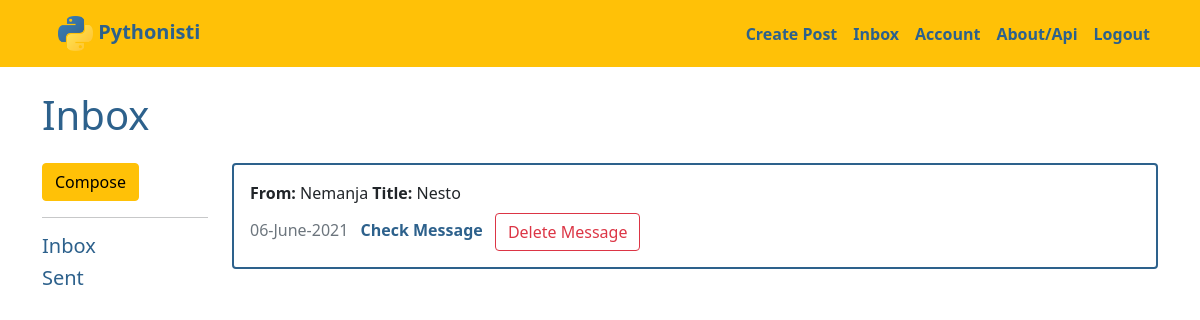
The page /mail/inbox (signed in) on the database as committed earlier.
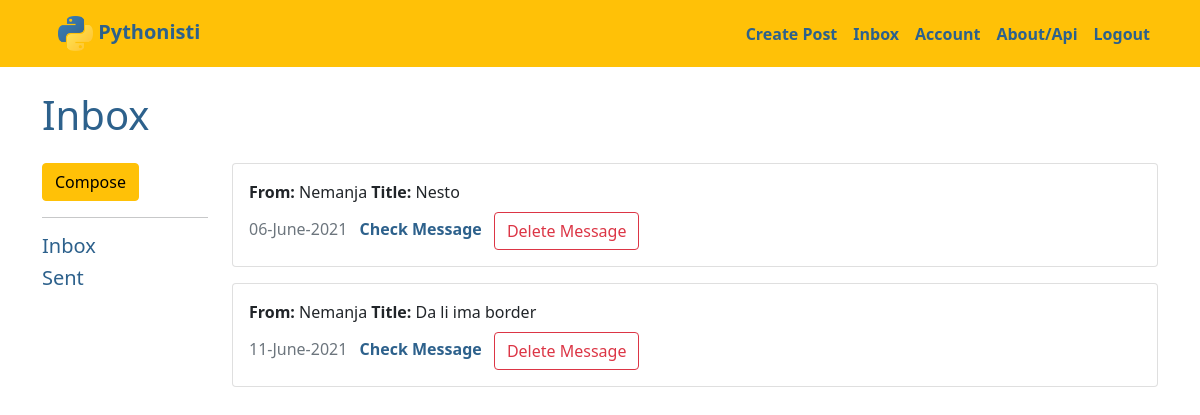
The same page on the database as committed later.
### myproject/models.py (models this page shows, shortened)
class Message(db.Model):
    __tablename__ = 'messages'
    id = db.Column(db.Integer, primary_key=True)
    title = db.Column(db.String(125), nullable=False, index=True)
    date = db.Column(db.DateTime, nullable=False, default=datetime.utcnow, index=True)
    text = db.Column(db.Text, nullable=False, index=True)
    seen = db.Column(db.Boolean, nullable=False, default=False, index=True)
    MESSAGE_VISIBLE_TO = db.Column(db.Integer, nullable=True)
    sender_id = db.Column(db.Integer, db.ForeignKey('users.id'), nullable=False)
    receiver_id = db.Column(db.Integer, db.ForeignKey('users.id'), nullable=False)

class User(db.Model, UserMixin):
    __tablename__ = 'users'
    id = db.Column(db.Integer, primary_key=True)
    profile_image = db.Column(db.String(255), nullable=False, default='default_profile.png')
    email = db.Column(db.String(64), unique=True, index=True)
    username = db.Column(db.String(64), unique=True, index=True, nullable=False)
    password_hash = db.Column(db.String(255), nullable=False, index=True)
    posts = db.relationship('Blog', backref='author', lazy=True, cascade="all, delete-orphan")
    comments = db.relationship('Comment', backref='comment_author', lazy=True, cascade="all, delete-orphan")
    send_messages = db.relationship(
        'Message',
        backref='sender',
        foreign_keys='Message.sender_id',
        lazy=True,
        cascade="save-update")
    receive_messages = db.relationship(
        'Message',
        backref='receiver',
        foreign_keys='Message.receiver_id',
        lazy=True,
        cascade="save-update")

### myproject/mail/views.py (the view)
@messages_blueprint.route('/inbox')
@login_required
def inbox():
    messages = Message.query.filter(and_(Message.receiver_id == current_user.id,
                                    Message.MESSAGE_VISIBLE_TO.isnot(current_user.id))).all()
    return render_template('inbox.html', messages=messages)

### myproject/models.py (called while the page is built)
@login_manager.user_loader
def load_user(user_id):
    return User.query.get(user_id)

### myproject/mail/templates/mail/inbox.html (shortened to what this page needs)
{% extends 'base.html' %}
{% block content %}
  <div class="jumbotron">
    <h1>Inbox</h1>
  </div>
<div class="row">
  <div class="col-md-2">
    <a href="{{ url_for('messages.create_message') }}" class="btn btn-warning">Compose</a>
    <hr>
    <a href="{{ url_for('messages.inbox') }}"><h5>Inbox</h5></a>
    <a href="{{ url_for('messages.sent_messages') }}"><h5>Sent</h5></a>
  </div>
    <div class="col-md-10">
      {% for message in messages %}
      {% if current_user.id == message.receiver.id %}
        {% if message.seen %}
        <div class="card mb-3" style="width: 100%;">
        {% else %}
        <div class="card mb-3" style="width: 100%; border:2px solid var(--dark_blue);">
        {% endif %}
          <div class="card-body">
            <p class="card-title"><strong>From: </strong>{{ message.sender.username|capitalize }} <strong>Title: </strong>{{ message.title|capitalize }}</p><label class="card-subtitle mb-2 text-muted">{{ message.date.strftime("%d-%B-%Y") }}</label>
            <a href="{{ url_for('messages.view_message', message_id=message.id) }}" class="card-link check_message_link">Check Message</a>
            <button type="button"
                class="btn btn-outline-danger"
                data-bs-toggle="modal"
                data-bs-target="#del_message">
                  Delete Message
            </button>
          </div>
        </div>
      {% endif %}
    {% endfor %}
    </div>
</div>
{% endblock %}

Rows that differ between the two databases and show on the page:
changed Message "Nesto": seen False → True (drawn)
added Message: sender.username "Nemanja", title "Da li ima border", date "11-June-2021"
